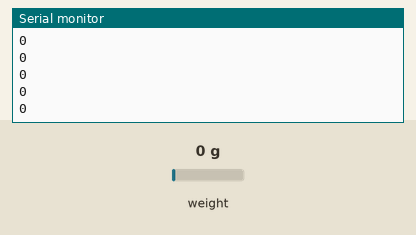
Simulated run of this sketch. Board: Arduino Leonardo, built with avr-gcc and run on an emulated ATmega32U4. Shown: the last lines printed to the serial monitor. The inputs (shaded band) are chosen by the test bench; at power-on: weight on the scale 0 g. USB keyboard and mouse output is not drawn.

Above: at 2.2 s.
2.3 s: weight on the scale set to 100 g
At 2.31 s:
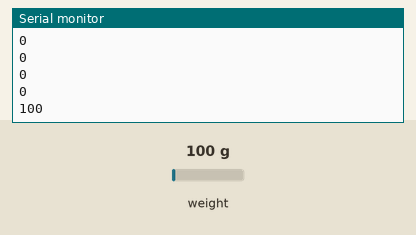
3.8 s: weight on the scale set to 1250 g
At 3.82 s:
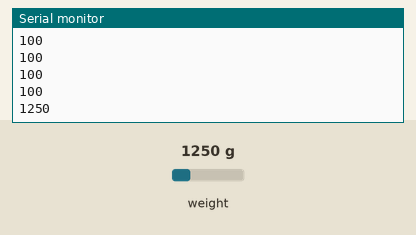
Timing chart, 0 to 6.8 s (numbered marks = the images above; inputs shaded):
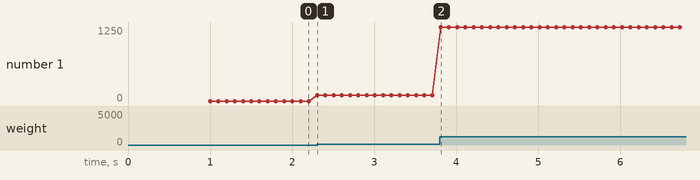

The sketch:

HandBrake.ino
```cpp
#include <HX711.h>
#include <Joystick.h>
#define calibration_factor 1500 // Change this value to give accurate reading with your known mass.
#define DOUT  A1
#define CLK  A0
HX711 scale;
/*
Please check out our YouTube video series, Make your own loadcell pedals for sim racing

www.gpsimrigs.com

www.facebook.com/gpracesim
  */
Joystick_ Joystick(JOYSTICK_DEFAULT_REPORT_ID,
  JOYSTICK_TYPE_MULTI_AXIS, 4, 3,
  false, false, false, false, false, false,
  false, false, true, true, false);


int brake = 0;
int lastBrakeValue = 0;

void setup() {
  // Ranges are 1023 by default
   Joystick.setBrakeRange(0, 1023);


  Joystick.begin();
  Serial.begin(38400);

  scale.begin(DOUT, CLK);
  scale.set_scale(calibration_factor);
  scale.tare();
}
void loop() {

//Displays reading in Serial Monitor

    Serial.println (brake);
brake = scale.get_units(); // if the value is inverted put a - sign in front like -scale.get

   if (brake < 0 or brake < 1) {
    brake = 0;
  }

   if (lastBrakeValue != brake) {
     Joystick.setBrake(brake);
     lastBrakeValue = brake;
  }
}
```

Measured:
- after the input at 2.3 s, the serial monitor: prints a new line at once (image 1)
- after the input at 3.8 s, the serial monitor: prints a new line at once (image 2)
- plotted number 1: 0 → 100 after the input at 2.3 s, 100 → 1250 after the input at 3.8 s
